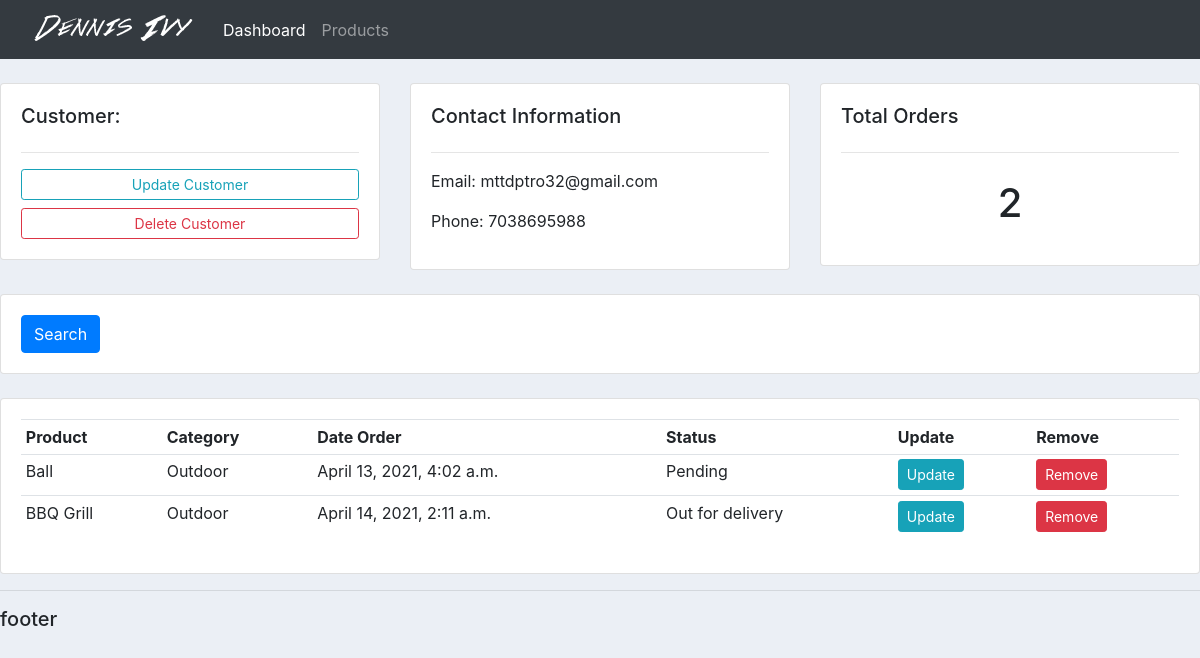
The page /customer/2 on the database its author committed.
### accounts/models.py (models this page shows, shortened)
class Customer(models.Model):
    name = models.CharField(max_length=200, null=True)
    phone = models.CharField(max_length=200, null=True)
    email = models.EmailField(null=True)
    date_created = models.DateTimeField(auto_now_add=True, null=True)

class Order(models.Model):
    STATUS = (
        ('Pending', 'Pending'),
        ('Out for delivery', 'Out for delivery'),
        ('Delivered', 'Delivered'),
    )
    customer = models.ForeignKey(Customer, null=True, on_delete=models.SET_NULL)
    product = models.ForeignKey(Product, null=True, on_delete=models.SET_NULL)
    date_created = models.DateTimeField(auto_now_add=True, null=True)
    status = models.CharField(max_length=200, null=True, choices=STATUS)

class Product(models.Model):
    CATEGORY = (
        ('Indoor', 'Indoor'),
        ('Outdoor', 'Outdoor'),
    )
    name = models.CharField(max_length=200, null=True)
    price = models.DecimalField(max_digits=20, decimal_places=2, null=True)
    category = models.CharField(max_length=200, choices=CATEGORY, null=True)
    description = models.CharField(max_length=200, null=True, blank=True)
    date_created = models.DateTimeField(auto_now_add=True, null=True)
    tags = models.ManyToManyField(Tag)
    def __str__(self):
        return self.name

### accounts/views.py (the view)
# urls.py: path('customer/<str:pk>', customer, name='customer')
def customer(request, pk):
    customer = Customer.objects.get(id=pk)
    orders = customer.order_set.all()
    order_count = orders.count()
    contex = {
        'customer': customer,
        'orders': orders,
        'order_count': order_count,
    }
    return render(request, 'accounts/customer.html', contex)

### accounts/templates/accounts/customer.html
{% extends 'accounts/main.html' %}
{% block content %}
    <br>
<div class="row">
	<div class="col-md">
		<div class="card card-body">
			<h5>Customer:</h5>
			<hr>
			<a class="btn btn-outline-info  btn-sm btn-block" href="">Update Customer</a>
			<a class="btn btn-outline-danger  btn-sm btn-block" href="">Delete Customer</a>
		</div>
	</div>
	<div class="col-md">
		<div class="card card-body">
			<h5>Contact Information</h5>
			<hr>
			<p>Email: {{ customer.email }}</p>
			<p>Phone: {{ customer.phone }}</p>
		</div>
	</div>
	<div class="col-md">
		<div class="card card-body">
			<h5>Total Orders</h5>
			<hr>
			<h1 style="text-align: center;padding: 10px">
                {{ order_count }}
            </h1>
		</div>
	</div>
</div>
<br>
<div class="row">
	<div class="col">
		<div class="card card-body">
			<form method="get">
		    <button class="btn btn-primary" type="submit">Search</button>
		  </form>
		</div>
	</div>
</div>
<br>
<div class="row">
	<div class="col-md">
		<div class="card card-body">
			<table class="table table-sm">
				<tr>
					<th>Product</th>
					<th>Category</th>
					<th>Date Order</th>
					<th>Status</th>
					<th>Update</th>
					<th>Remove</th>
				</tr>
                {% for order in orders %}
                    <tr>
                        <td>{{ order.product }}</td>
                        <td>{{ order.product.category }}</td>
                        <td>{{ order.date_created }}</td>
                        <td>{{ order.status }}</td>
                        <td><a class="btn btn-sm btn-info" href="">Update</a></td>
                        <td><a class="btn btn-sm btn-danger" href="">Remove</a></td>
                    </tr>
                {% endfor %}
			</table>
		</div>
	</div>
</div>
{% endblock content %}

### static/css/main.css (style rules this page uses)
body { background-color: #ebeff5; }

### rows shown on the page
Customer: email "mttdptro32@gmail.com", phone "7038695988"
Order: product "Ball", product.category "Outdoor", date_created "April 13, 2021, 4:02 a.m.", status "Pending"
Order: product "BBQ Grill", product.category "Outdoor", date_created "April 14, 2021, 2:11 a.m.", status "Out for delivery"

### other values the page prints
{{ order_count }} "2"
